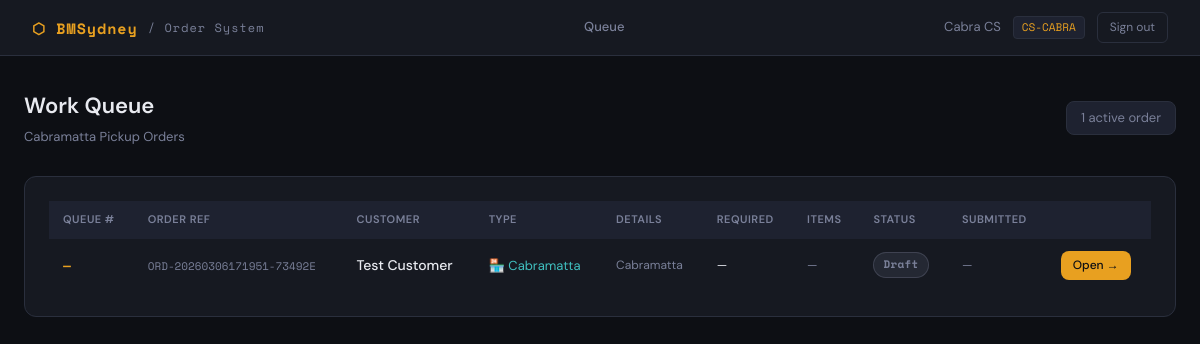
/staff/queue (signed in), run on the app's committed database.
### tables this page shows
CREATE TABLE users (
            id INTEGER PRIMARY KEY AUTOINCREMENT,
            email TEXT UNIQUE,
            phone TEXT UNIQUE,
            password_hash TEXT NOT NULL,
            name TEXT NOT NULL,
            role TEXT NOT NULL DEFAULT 'CUSTOMER',
            created_at TEXT DEFAULT (datetime('now'))
        );

CREATE TABLE orders (
            id INTEGER PRIMARY KEY AUTOINCREMENT,
            order_ref TEXT UNIQUE NOT NULL,
            queue_number TEXT,
            customer_id INTEGER REFERENCES users(id),
            order_type TEXT NOT NULL,
            pickup_store TEXT,
            required_date TEXT,
            delivery_address TEXT,
            contact_number TEXT,
            fulfilment_note TEXT,
            job_name TEXT,
            customer_order_no TEXT,
            debtor_code TEXT DEFAULT '1051034',
            source TEXT DEFAULT 'Manual',
            status TEXT DEFAULT 'Draft',
            submitted_at TEXT,
            created_at TEXT DEFAULT (datetime('now')),
            updated_at TEXT DEFAULT (datetime('now'))
        );

### app.py (the view)
@app.route("/staff/queue")
@login_required
def staff_queue():
    u = current_user()
    if u["role"] == "CUSTOMER":
        return redirect(url_for("customer_dashboard"))
    with get_db() as db:
        if u["role"] == "CS-CABRA":
            orders = db.execute(
                "SELECT o.*, u.name as customer_name FROM orders o JOIN users u ON o.customer_id=u.id "
                "WHERE o.order_type='Pickup' AND o.pickup_store='Cabramatta' AND o.status NOT IN ('Completed','Cancelled') "
                "ORDER BY o.queue_number"
            ).fetchall()
        elif u["role"] == "CS-LIDCOMBE":
            orders = db.execute(
                "SELECT o.*, u.name as customer_name FROM orders o JOIN users u ON o.customer_id=u.id "
                "WHERE o.order_type='Pickup' AND o.pickup_store='Lidcombe' AND o.status NOT IN ('Completed','Cancelled') "
                "ORDER BY o.queue_number"
            ).fetchall()
        elif u["role"] == "OPS-DELIVERY":
            orders = db.execute(
                "SELECT o.*, u.name as customer_name FROM orders o JOIN users u ON o.customer_id=u.id "
                "WHERE o.order_type='Delivery' AND o.status NOT IN ('Completed','Cancelled') "
                "ORDER BY o.queue_number"
            ).fetchall()
        else:  # ADMIN
            orders = db.execute(
                "SELECT o.*, u.name as customer_name FROM orders o JOIN users u ON o.customer_id=u.id "
                "WHERE o.status NOT IN ('Completed','Cancelled') ORDER BY o.queue_number"
            ).fetchall()
    return render_template("staff_queue.html", orders=orders, user=u)

### app.py (called while the page is built)
def to_display_date(iso_str):
    if not iso_str:
        return "—"
    try:
        return datetime.strptime(str(iso_str)[:10], "%Y-%m-%d").strftime("%d/%m/%Y")
    except ValueError:
        return str(iso_str)

def get_db():
    conn = sqlite3.connect(DB_PATH)
    conn.row_factory = sqlite3.Row
    conn.execute("PRAGMA foreign_keys = ON")
    return conn

def current_user():
    uid = session.get("user_id")
    if not uid: return None
    with get_db() as db:
        return db.execute("SELECT * FROM users WHERE id=?", (uid,)).fetchone()

def login_required(f):
    @wraps(f)
    def decorated(*args, **kwargs):
        if not session.get("user_id"):
            flash("Please log in first.", "warning")
            return redirect(url_for("login"))
        return f(*args, **kwargs)
    return decorated

### templates/staff_queue.html (shortened to what this page needs)
{% extends "base.html" %}
{% block content %}
<div class="container">
  <div class="page-header flex-between">
    <div>
      <div class="page-title">Work Queue</div>
      <div class="page-sub">
        {% if user.role == 'CS-CABRA' %}Cabramatta Pickup Orders
        {% elif user.role == 'CS-LIDCOMBE' %}Lidcombe Pickup Orders
        {% elif user.role == 'OPS-DELIVERY' %}Delivery Orders
        {% else %}All Orders (Admin View)
        {% endif %}
      </div>
    </div>
    <div class="flex gap-8">
      <span style="background:var(--surface2);border:1px solid var(--border);padding:6px 14px;border-radius:8px;font-size:13px;color:var(--muted);">
        {{ orders|length }} active order{{ 's' if orders|length != 1 else '' }}
      </span>
    </div>
  </div>
  {% if not orders %}
  <div class="card" style="text-align:center;padding:60px 24px;">
    <div style="font-size:48px;margin-bottom:16px;">✅</div>
    <div style="font-size:16px;font-weight:600;margin-bottom:8px;">Queue is empty</div>
    <div class="text-muted">No orders pending for your queue</div>
  </div>
  {% else %}
  <div class="card">
    <div class="table-wrap">
      <table>
        <thead>
          <tr>
            <th>Queue #</th>
            <th>Order Ref</th>
            <th>Customer</th>
            <th>Type</th>
            <th>Details</th>
            <th>Required</th>
            <th>Items</th>
            <th>Status</th>
            <th>Submitted</th>
            <th></th>
          </tr>
        </thead>
        <tbody>
          {% for order in orders %}
          <tr>
            <td>
              <span class="mono" style="color:var(--accent);font-size:13px;font-weight:700;">
                {{ order.queue_number or '—' }}
              </span>
            </td>
            <td>
              <span class="mono text-muted" style="font-size:11px;">{{ order.order_ref }}</span>
            </td>
            <td style="font-weight:500;">{{ order.customer_name }}</td>
            <td>
              {% if order.order_type == 'Pickup' %}
              <span style="color:#40c0c0;font-size:13px;">🏪 {{ order.pickup_store }}</span>
              {% else %}
              <span style="color:#9090e0;font-size:13px;">🚚 Delivery</span>
              {% endif %}
            </td>
            <td style="font-size:12px;color:var(--muted);max-width:200px;">
              {{ order.delivery_address or order.pickup_store or '—' }}
            </td>
            <td style="font-size:12px;">{{ order.required_date | ddate }}</td>
            <td style="font-size:12px;color:var(--muted);">—</td>
            <td><span class="badge badge-{{ order.status.lower() }}">{{ order.status }}</span></td>
            <td style="font-size:12px;color:var(--muted);">
              {{ order.submitted_at | ddate }}
            </td>
            <td>
              <a href="{{ url_for('staff_order_detail', order_id=order.id) }}" class="btn btn-sm btn-primary">Open →</a>
            </td>
          </tr>
          {% endfor %}
        </tbody>
      </table>
    </div>
  </div>
  {% endif %}
</div>
{% endblock %}

### templates/base.html (shortened to what this page needs)
<!DOCTYPE html>
<html lang="en">
<head>
</head>
<body>
{% if session.user_id %}
<nav>
  <div class="nav-brand">
    ⬡ BMSydney <span>/ Order System</span>
  </div>
  <div class="nav-links">
    {% if session.user_role == 'CUSTOMER' %}
      <a href="{{ url_for('customer_dashboard') }}">Dashboard</a>
      <a href="{{ url_for('new_order') }}">New Order</a>
    {% else %}
      <a href="{{ url_for('staff_queue') }}">Queue</a>
    {% endif %}
  </div>
  <div class="nav-user">
    <span>{{ session.user_name }}</span>
    <span class="role-badge">{{ session.user_role }}</span>
    <a href="{{ url_for('logout') }}" class="btn-logout">Sign out</a>
  </div>
</nav>
{% endif %}
{% block content %}{% endblock %}
</body>
</html>

### templates/base.html (style rules this page uses)
:root { --bg: #0d0f14; --surface: #161921; --surface2: #1e2230; --border: #2a2f3d; --accent: #e8a020; --accent2: #f0c060; --text: #e8eaf0; --muted: #7a8099; --danger: #e05050; --success: #40c070; --info: #4090e0; --warn: #e8a020; --font: 'DM Sans', sans-serif; --mono: 'Space Mono', monospace; }
* { box-sizing: border-box; margin: 0; padding: 0; }
body { font-family: var(--font); background: var(--bg); color: var(--text); min-height: 100vh; font-size: 14px; line-height: 1.6; }
a { color: var(--accent); text-decoration: none; }
nav { background: var(--surface); border-bottom: 1px solid var(--border); padding: 0 32px; display: flex; align-items: center; justify-content: space-between; height: 56px; position: sticky; top: 0; z-index: 100; }
.nav-brand { font-family: var(--mono); font-weight: 700; font-size: 15px; color: var(--accent); letter-spacing: 1px; display: flex; align-items: center; gap: 10px; }
.nav-brand span { color: var(--muted); font-weight: 400; font-size: 12px; }
.nav-links { display: flex; gap: 4px; align-items: center; }
.nav-links a { color: var(--muted); padding: 6px 14px; border-radius: 6px; font-size: 13px; font-weight: 500; transition: all .15s; }
.nav-user { display: flex; align-items: center; gap: 12px; font-size: 13px; color: var(--muted); }
.role-badge { background: var(--surface2); border: 1px solid var(--border); padding: 2px 8px; border-radius: 4px; font-family: var(--mono); font-size: 11px; color: var(--accent); }
.btn-logout { color: var(--muted); padding: 5px 12px; border: 1px solid var(--border); border-radius: 6px; font-size: 12px; transition: all .15s; }
.container { max-width: 1200px; margin: 0 auto; padding: 32px 24px; }
.page-header { margin-bottom: 28px; }
.page-title { font-size: 22px; font-weight: 600; color: var(--text); }
.page-sub { color: var(--muted); font-size: 13px; margin-top: 4px; }
.card { background: var(--surface); border: 1px solid var(--border); border-radius: 12px; padding: 24px; }
.btn { display: inline-flex; align-items: center; gap: 6px; padding: 8px 18px; border-radius: 8px; font-size: 13px; font-weight: 500; cursor: pointer; border: none; transition: all .15s; font-family: var(--font); }
.btn-primary { background: var(--accent); color: #0d0f14; }
.btn-sm { padding: 5px 12px; font-size: 12px; }
.table-wrap { overflow-x: auto; }
table { width: 100%; border-collapse: collapse; }
th { background: var(--surface2); color: var(--muted); font-size: 11px; font-weight: 600; text-transform: uppercase; letter-spacing: .5px; padding: 10px 14px; text-align: left; }
td { padding: 12px 14px; border-bottom: 1px solid var(--border); vertical-align: middle; }
tr:last-child td { border-bottom: none; }
.badge { display: inline-flex; align-items: center; padding: 3px 9px; border-radius: 20px; font-size: 11px; font-weight: 600; font-family: var(--mono); letter-spacing: .3px; }
.badge-draft { background: rgba(122,128,153,.15); color: var(--muted); border: 1px solid rgba(122,128,153,.3); }
.text-muted { color: var(--muted); }
.mono { font-family: var(--mono); }
.flex { display: flex; align-items: center; }
.flex-between { display: flex; align-items: center; justify-content: space-between; }
.gap-8 { gap: 8px; }

### data on the page
users: user_name "Cabra CS", user_role "CS-CABRA"
orders: queue_number "—", order_ref "ORD-20260306171951-73492E", customer_name "Test Customer", pickup_store "Cabramatta", required_date|ddate "—", status "Draft", submitted_at|ddate "—"

### other printed values
{{ orders|length }} "1"
